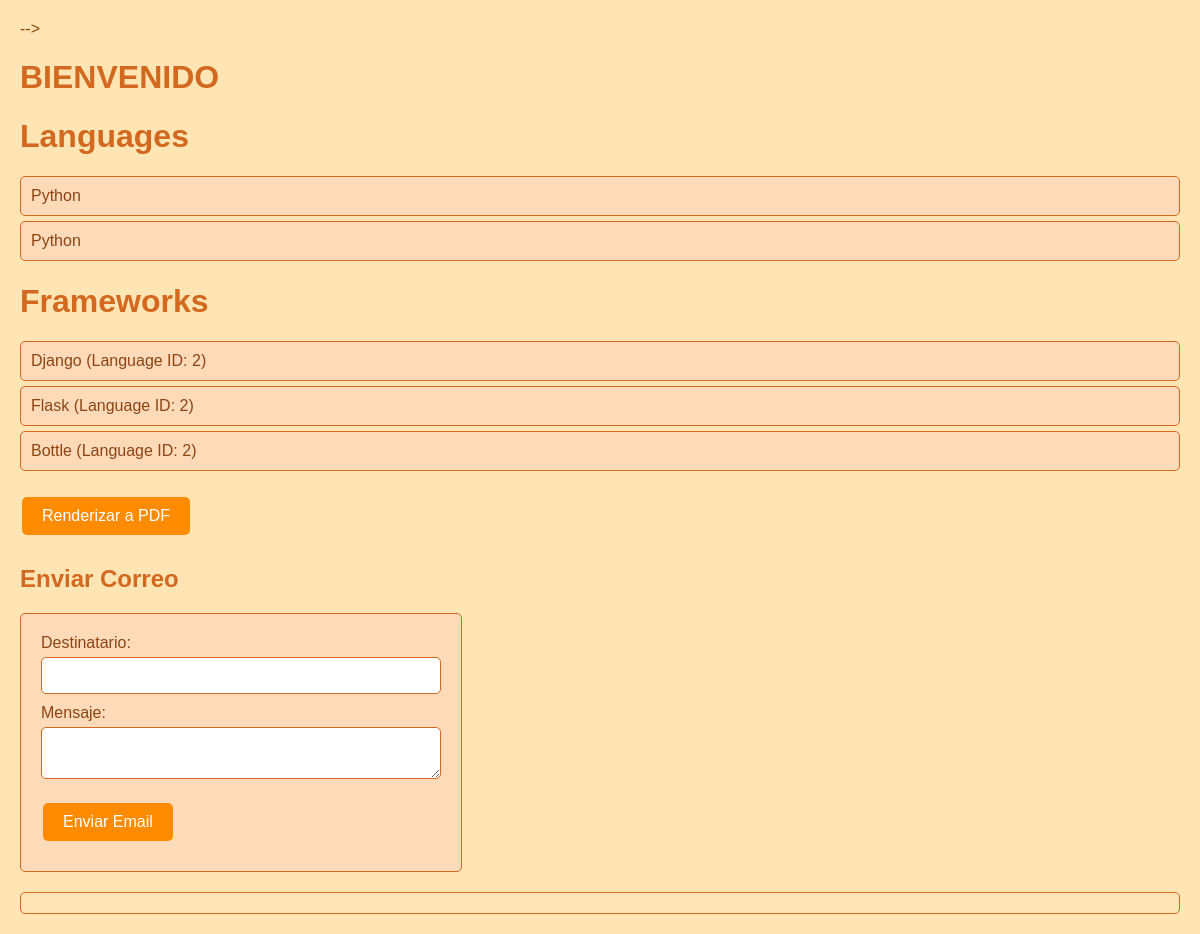
Before: /app1/ with the older database file.
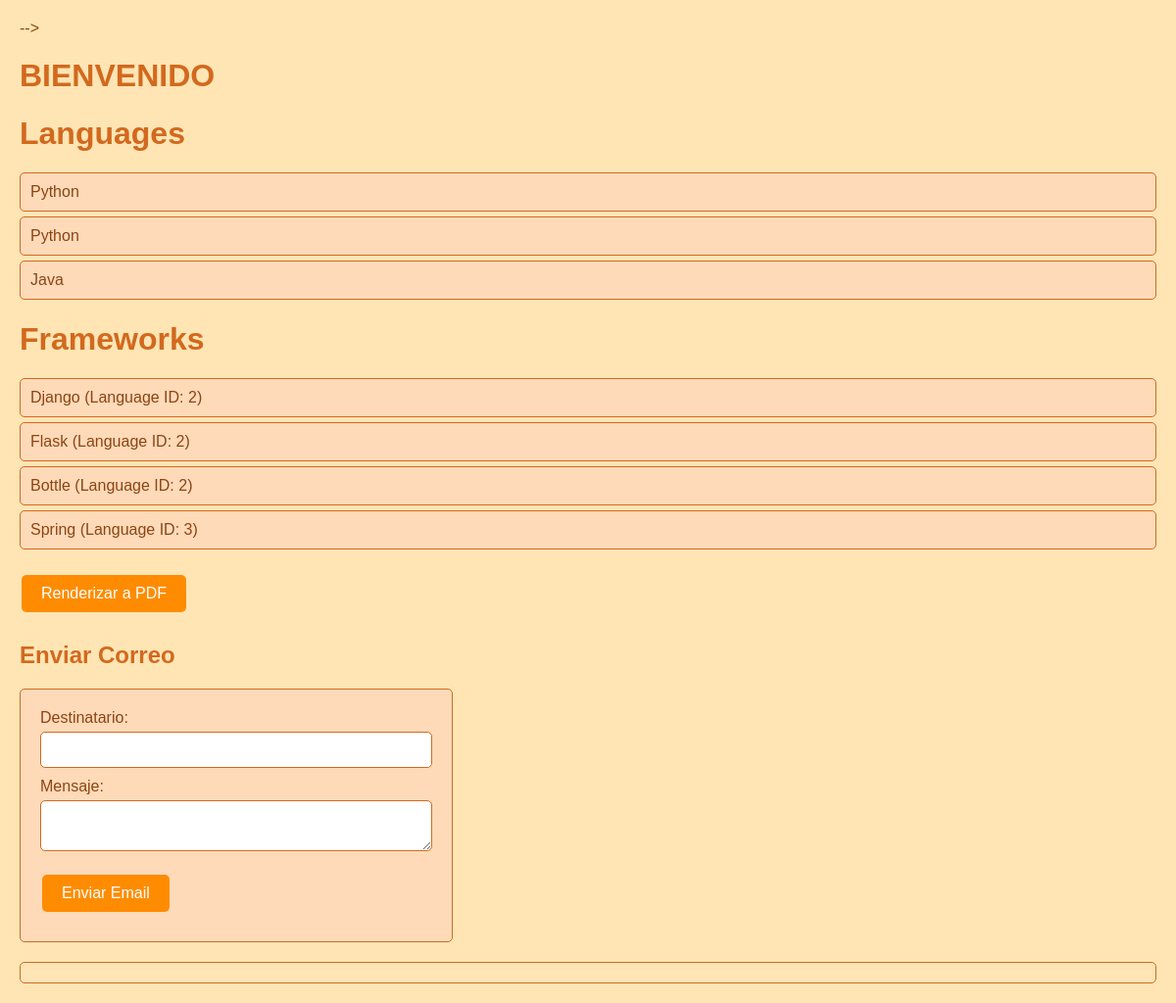
After: the same page with the newer database file.
### app1/models.py (models this page shows, shortened)
class Language(models.Model):
    name=models.CharField(max_length=10)

class Framework(models.Model):
    name = models.CharField(max_length=10)
    language = models.ForeignKey(Language, on_delete=models.CASCADE)

### app1/views.py (the view)
# urls.py: path('', views.index, name='index'),
def index(request):
    languages = Language.objects.all()
    frameworks = Framework.objects.all()
    return render(request, 'index.html', {'languages': languages, 'frameworks': frameworks})

### templates/index.html (shortened to what this page needs)
<!DOCTYPE html>
<html lang="en">
<head>
    {% load static %} -->
    <link rel="stylesheet" href="{% static 'styles/style.css' %}">
</head>
<body>
    <h1>BIENVENIDO</h1>
    <h1>Languages</h1>
    <ul>
        {% for language in languages %}
            <li>{{ language.name }}</li>
        {% endfor %}
    </ul>
    <h1>Frameworks</h1>
    <ul>
        {% for framework in frameworks %}
            <li>{{ framework.name }} (Language ID: {{ framework.language_id }})</li>
        {% endfor %}
    </ul>
    <button onclick="render_to_pdf()">Renderizar a PDF</button>
    <h2>Enviar Correo</h2>
    <form id="emailForm">
        <label for="email">Destinatario:</label>
        <input type="email" id="email" name="email" required>
        <br>
        <label for="message">Mensaje:</label>
        <textarea id="message" name="message"></textarea>
        <br>
        <button type="button" onclick="sendEmail()">Enviar Email</button>
    </form>
    <div id="emailResponse"></div>
</body>
</html>

Changed rows visible on the page:
added Language: name "Java"
added Framework: name "Spring", language_id "3"
